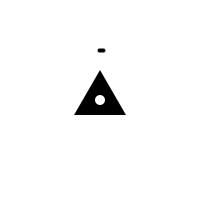
Frame 1 (no input)
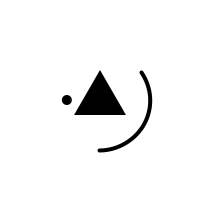
Frame 60 (the mouse pressed at the canvas centre just before this capture)
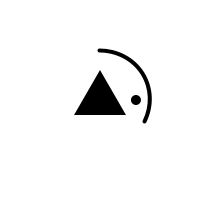
Frame 120 (the mouse held since frame 60 and released just before this capture)

The Processing sketch that drew these frames (run headless with seeded random() and noise(); from frame 60 on, the mouse is pressed at the canvas centre):

// Processing sketch: Logo
// ── Logo.pde
int t=0, k=0, m=0, n=0, ang=0;
boolean start1, start2;

void setup() {
  size(200, 200);
  start1 = true;
} 

void draw() {
  background(-1);
  translate(width>>1, height>>1);
  Polygon();
  noFill();
  stroke(0);
  strokeWeight(4); 
  if (k<180 && start1) { 
    k+=4;
    arc(0, 0, 100, 100, -PI/2+radians(t), -PI/2+radians(k));
  } else if (t<180) {
    arc(0, 0, 100, 100, -PI/2+radians(t), -PI/2+radians(k));
    t+=4;
    if (t==160)start2 = true;
  } else {
    t=0;
    k =0;
  }
  if (m<180 && start2) { 
    m+=4;
    arc(0, 0, 100, 100, -PI/2-radians(m), -PI/2-radians(n));
  } else if (n<180) {
    arc(0, 0, 100, 100, -PI/2-radians(m), -PI/2-radians(n));
    n+=4;
    if (n==160)start1 = true;
  } else {
    n=0;
    m =0;
  }
}

void Polygon() {
  noStroke();
  fill(0);
  beginShape();
  for (int i=0; i<3; i++) {
    float x = 30*sin(radians(i*360/3));
    float y = -30*cos(radians(i*360/3));
    vertex(x, y);
  }
  endShape(CLOSE);
  float x = 40*sin(radians(ang));
  if (  -15<x && x<15)fill(-1);
  ellipse(x, 0, 10, 10);
  ang+=4;
}
